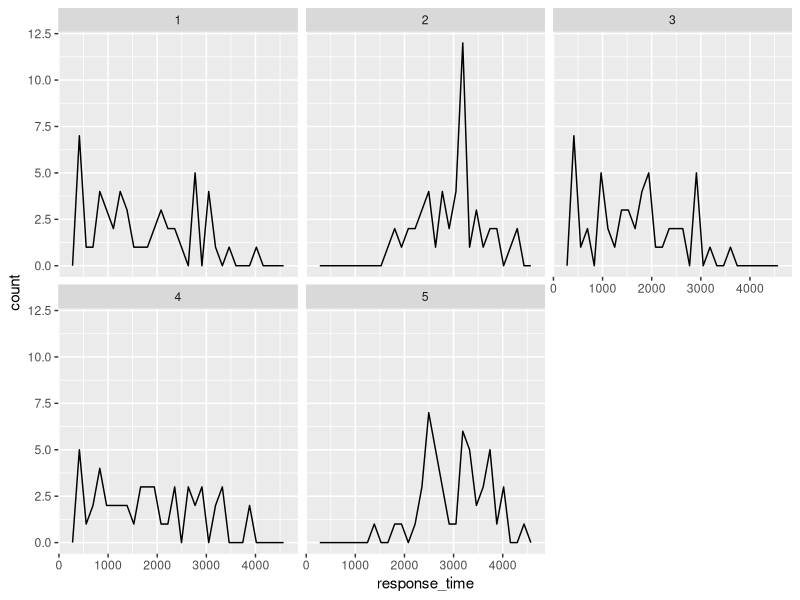
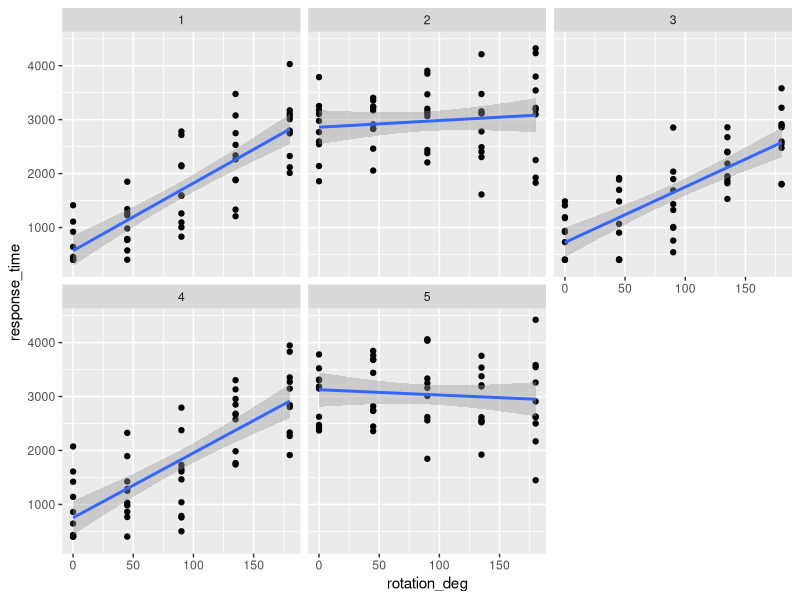

Reproduce these figures in R, in order.
## ---- chunk 1
#| warning: false

library(tidyverse)
library(ggplot2)

raw <- read_csv("mental-rotation.csv")

head(raw)


## ---- chunk 2

table <- raw %>% group_by(patient) %>% summarize(Mean = mean(response_time), SD = sd(response_time))

knitr::kable(table)

## ---- chunk 3

ggplot(raw, aes(x=response_time)) + geom_freqpoly() + facet_wrap(~patient)

## ---- chunk 4

ggplot(raw, aes(y=response_time, x=rotation_deg)) + geom_point() + geom_smooth(method="lm") + facet_wrap(~patient)

## ---- chunk 5

patient1 <- raw %>% filter(patient==1)
patient2 <- raw %>% filter(patient==2)
patient3 <- raw %>% filter(patient==3)
patient4 <- raw %>% filter(patient==4)
patient5 <- raw %>% filter(patient==5)

summary(lm(response_time ~ rotation_deg, data=patient1))
summary(lm(response_time ~ rotation_deg, data=patient2))
summary(lm(response_time ~ rotation_deg, data=patient3))
summary(lm(response_time ~ rotation_deg, data=patient4))
summary(lm(response_time ~ rotation_deg, data=patient5))
